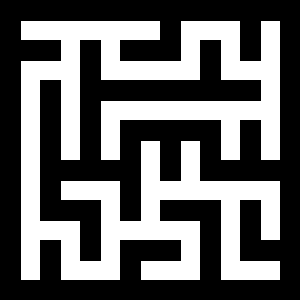

Here is the Python script that generated this plot:
"""
Module for Maze class implementation.
Maze generation via Eller's algorithm.
Maze solve via Best first search algorithm
"""
import copy
import random
from typing import List, Union, Tuple
from PIL import Image, ImageDraw


def shortest_distance(start_pos: Tuple[int, int], end_pos: Tuple[int, int]) -> int:
    """
    Calculate the shortest distance between two positions.

    Args:
        start_pos (Tuple[int, int]): The starting position as a (row, column) tuple.
        end_pos (Tuple[int, int]): The ending position as a (row, column) tuple.

    Returns:
        int: The shortest distance between the positions.
    """
    return (abs(start_pos[0] - end_pos[0]) + abs(start_pos[1] - end_pos[1])) // 2


def find_element_in_matrix(matrix: List[List[int]], target: int) -> Union[List[int], None]:
    """
    Find the target value in a 2D matrix.

    Args:
        matrix (List[List[int]]): The 2D matrix to search.
        target (int): The target value to find.

    Returns:
        Union[List[int], None]: The position of the target value as a (row, column) tuple or None if not found.
    """
    for i in range(len(matrix)):
        for j in range(len(matrix[i])):
            if matrix[i][j] == target:
                return [i, j]
    return None


class Maze:
    """
       A class for generating, solving, and manipulating mazes.

       Args:
           rows (int): The number of rows in the maze.
           cols (int): The number of columns in the maze.

       Attributes:
           rows_fixed (int): The fixed number of rows in the maze (adjusted for walls).
           cols_fixed (int): The fixed number of columns in the maze (adjusted for walls).
           index (int): Current index used during maze generation.
           maze (List[List[int]]): A 2D list representing the maze layout.
           path (List[List[int]]): The path found during maze solving.
           generation_states (List[List[List[int]]]): States of the maze during generation.
           solving_states (List[List[List[int]]]): States of the maze during solving.
       """

    def __init__(self, rows: int = 1, cols: int = 1) -> None:
        """
        Initialize the Maze object.

        Args:
            rows (int): The number of rows in the maze.
            cols (int): The number of columns in the maze.

        Returns:
            None
        """
        self.rows_fixed = rows * 2 + 1
        self.cols_fixed = cols * 2 + 1
        self.index = 2
        self.maze = None
        self.path = None
        self.generation_states = []
        self.solving_states = []

    def generate_maze(self) -> None:
        """
        Generate a maze and save generation states in generation_states variable.

        Returns:
            None
        """
        # empty maze
        self.maze = [[0] * self.cols_fixed for _ in range(self.rows_fixed)]

        self.generation_states.append(copy.deepcopy(self.maze))

        # borders
        self.maze = [
            [1 if i in (0, self.rows_fixed - 1) or j in (0, self.cols_fixed - 1) else 0 for j in range(self.cols_fixed)]
            for i in range(self.rows_fixed)]
        self.generation_states.append(copy.deepcopy(self.maze))
        # make support walls
        for i in range(2, self.rows_fixed, 2):
            for j in range(0, self.cols_fixed, 2):
                self.maze[i][j] = 1
        self.generation_states.append(copy.deepcopy(self.maze))
        # first row indecies
        for j in range(1, self.cols_fixed, 2):
            self.maze[1][j] = self.index
            self.index += 1

        for i in range(1, self.rows_fixed, 2):

            # right walls
            for j in range(1, self.cols_fixed - 2, 2):
                if random.choice([True, False]):
                    self.maze[i][j + 1] = 1
                else:
                    if self.maze[i][j] == self.maze[i][j + 2]:
                        self.maze[i][j + 1] = 1
                    else:
                        temp = copy.copy(self.maze[i][j + 2])

                        for k in range(1, self.cols_fixed, 2):
                            if self.maze[i][k] == temp:
                                self.maze[i][k] = self.maze[i][j]
            # bottom walls
            for j1 in range(1, self.cols_fixed, 2):
                if i != self.rows_fixed - 2:
                    self.maze[i + 2][j1] = self.maze[i][j1]
                    if random.choice([True, False]):
                        # place wall under the cell if exist an exit with the same index
                        count = 0
                        temp = copy.copy(self.maze[i][j1])
                        for z in range(1, self.cols_fixed, 2):
                            if self.maze[i][z] == temp and self.maze[i + 1][z] == 0:
                                count += 1
                        if count > 1:
                            self.maze[i + 1][j1] = 1
                            self.maze[i + 2][j1] = self.index
                            self.index += 1
            # update states
            self.generation_states.append(copy.deepcopy(self.maze))
        # last line
        for i in range(1, self.cols_fixed - 2, 2):
            if self.maze[self.rows_fixed - 2][i] != self.maze[self.rows_fixed - 2][i + 2]:
                self.maze[self.rows_fixed - 2][i + 1] = 0
                temp = copy.copy(self.maze[self.rows_fixed - 2][i + 2])
                for z in range(1, self.cols_fixed, 2):
                    if self.maze[self.rows_fixed - 2][z] == temp:
                        self.maze[self.rows_fixed - 2][z] = self.maze[self.rows_fixed - 2][i]
        self.generation_states.append(copy.deepcopy(self.maze))
        # delete trash
        for i in range(1, self.rows_fixed, 2):
            for j in range(1, self.cols_fixed, 2):
                self.maze[i][j] = 0
        self.index = 2

    def print_maze(self) -> None:
        """
        Print the maze in console.

        Returns:
            None
        """
        for i in range(self.cols_fixed // 2):
            print('___', end='')
        print()
        for i in range(1, self.rows_fixed, 2):
            print('|', end='')
            for j in range(1, self.cols_fixed, 2):
                if self.maze[i][j + 1] == 1 and self.maze[i + 1][j]:
                    print('__|', end='')
                elif self.maze[i][j + 1] == 1:
                    print('  |', end='')
                elif self.maze[i + 1][j] == 1:
                    print('___', end='')
                elif i == self.rows_fixed - 2 and self.maze[i][j + 1] == 0:
                    print('___', end='')
                else:
                    print('   ', end='')
            print()

    def print_solved_maze(self) -> None:
        """
        Print the solved maze layout in console.

        Returns:
            None
        """
        for i in range(self.cols_fixed // 2):
            print('___', end='')
        print()
        for i in range(1, self.rows_fixed, 2):
            print('|', end='')
            for j in range(1, self.cols_fixed, 2):
                if self.maze[i][j + 1] == 1 and self.maze[i + 1][j] and [i, j] in self.path:
                    print('_~|', end='')
                elif self.maze[i][j + 1] == 1 and [i, j] in self.path:
                    print(' ~|', end='')
                elif self.maze[i + 1][j] == 1 and [i, j] in self.path:
                    print('_~_', end='')
                elif i == self.rows_fixed - 2 and self.maze[i][j + 1] == 0 and [i, j] in self.path:
                    print('_~_', end='')
                elif self.maze[i][j + 1] == 1 and self.maze[i + 1][j]:
                    print('__|', end='')
                elif self.maze[i][j + 1] == 1:
                    print('  |', end='')
                elif self.maze[i + 1][j] == 1:
                    print('___', end='')
                elif i == self.rows_fixed - 2 and self.maze[i][j + 1] == 0:
                    print('___', end='')
                elif [i, j] in self.path:
                    print(' ~ ', end='')
                else:
                    print('   ', end='')
            print()

    def solve_maze(self, start: Tuple[int, int], end: Tuple[int, int]) -> None:
        """
        Solve the maze from a given start position to an end position.

        Args:
            start (Tuple[int, int]): The starting position as a (row, column) tuple.
            end (Tuple[int, int]): The ending position as a (row, column) tuple.

        Returns:
            None
        """
        if not (all(x % 2 != 0 for x in start) and all(x % 2 != 0 for x in end)):
            return
        if start == end:
            return
        max_value = max(self.rows_fixed, self.cols_fixed)
        if not (1 <= start[0] <= max_value and 1 <= start[1] <= max_value and 1 <= end[
            0] <= max_value and 1 <= end[1] <= max_value):
            return

        def a_way_out(maze: List[List[List[int]]], start_pos: Tuple[int, int], end_pos: Tuple[int, int]) -> None:
            """
            Recursive function to find a way out in the maze using backtracking.

            Args:
                maze (List[List[List[int]]): List representing the maze layout.
                start_pos (Tuple[int, int]): The current position as a (row, column) tuple.
                end_pos (Tuple[int, int]): The destination position as a (row, column) tuple.

            Returns:
                None
            """
            maze[start_pos[0]][start_pos[1]][1] = 1
            self.solving_states.append(maze[start_pos[0]][start_pos[1]][2])
            ways = []

            def try_move(direction: Tuple[int, int], distance: int) -> None:
                """
                Attempt to move in a specific direction from the current position and update the maze state.

                Args:
                    maze (List[List[List[int]]): List representing the maze layout.
                    direction (Tuple[int, int]): The movement direction.
                    distance (int): The distance to move in that direction.

                Returns:
                    None
                """
                new_pos_wall = (start_pos[0] + direction[0], start_pos[1] + direction[1])
                new_pos = (start_pos[0] + direction[0] * distance, start_pos[1] + direction[1] * distance)
                if maze[new_pos_wall[0]][new_pos_wall[1]] != 1 and maze[new_pos[0]][new_pos[1]][1] != 1:
                    maze[new_pos[0]][new_pos[1]] = [shortest_distance(new_pos, end_pos), 0,
                                                    maze[start_pos[0]][start_pos[1]][2] + [
                                                        [new_pos[0], new_pos[1]]]]
                    ways.append(maze[new_pos[0]][new_pos[1]])

            try_move((0, 1), 2)
            try_move((-1, 0), 2)
            try_move((1, 0), 2)
            try_move((0, -1), 2)
            shortest_ways = list(filter(lambda x: not x[1], ways))
            shortest_ways.sort(key=lambda x: x[0])
            if any(sublist[:2] == [0, 0] for sublist in shortest_ways):
                return
            if shortest_ways:
                new_start = find_element_in_matrix(maze, shortest_ways[0])
                a_way_out(maze, new_start, end_pos)
            else:
                new_start = [1, 1]
                for i in range(1, self.rows_fixed, 2):
                    for j in range(1, self.cols_fixed, 2):
                        if maze[i][j][0] != 0 and maze[i][j][1] != 1:
                            if maze[i][j][0] < maze[new_start[0]][new_start[1]][0]:
                                new_start = [i, j]
                a_way_out(maze, new_start, end_pos)

        solving_maze = copy.deepcopy(self.maze)
        for i in range(1, self.rows_fixed, 2):
            for j in range(1, self.cols_fixed, 2):
                solving_maze[i][j] = [0, 0, 0]
        solving_maze[start[0]][start[1]] = [shortest_distance(start, end), 0, [list(start)]]
        self.solving_states.append(solving_maze[start[0]][start[1]][2])
        a_way_out(solving_maze, start, end)
        self.solving_states.append(solving_maze[end[0]][end[1]][2])
        self.solving_states.append(solving_maze[end[0]][end[1]][2])
        self.solving_states.append(solving_maze[end[0]][end[1]][2])
        self.path = solving_maze[end[0]][end[1]][2]

    def import_maze_from_file(self, filename: str) -> None:
        """
        Import a maze from a text file.

        Args:
            filename (str): The name of the text file containing the maze.

        Returns:
            None
        """
        try:
            with open(filename, 'r', encoding='utf-8') as file:
                maze_data = [list(map(int, line.strip())) for line in file.readlines()]
                self.maze = maze_data
                self.rows_fixed = len(maze_data)
                self.cols_fixed = len(maze_data[0])

        except FileNotFoundError:
            print(f"File {filename} not found.")

    def import_maze_from_image(self, filename: str) -> None:
        """
        Import a maze from an image file.

        Args:
            filename (str): The name of the image file containing the maze.

        Returns:
            None
        """
        wall_color = (0, 0, 0)
        path_color = (255, 255, 255)
        try:
            image = Image.open(filename)
            width, height = image.size

            maze_data = []
            for y in range(0, height, 21):
                row = []
                for x in range(0, width, 21):
                    pixel = image.getpixel((x, y))
                    if pixel == wall_color:
                        row.append(1)
                    elif pixel == path_color:
                        row.append(0)
                    else:
                        raise ValueError("Unknown pixel color in the image")
                maze_data.append(row)
            self.maze = maze_data
            self.rows_fixed = len(maze_data)
            self.cols_fixed = len(maze_data[0])
        except FileNotFoundError:
            print(f"File {filename} not found.")

    def export_maze_to_file(self, filename: str) -> None:
        """
        Export the maze to a text file.

        Args:
            filename (str): The name of the text file to save the maze.

        Returns:
            None
        """
        with open(filename, 'w', encoding='utf-8') as file:
            for row in self.maze:
                file.write(''.join(map(str, row)) + '\n')

    def create_maze_png(self, maze: List[List[int]], solve_path: List[List[int]] = None) -> Image.Image:
        """
        Create an image of a labyrinth with a solution path if there is one.

        Args:
            maze (List[List[int]]): The maze layout.
            solve_path (List[List[int]]): The solution path as a list of (row, column) tuples (default: None).

        Returns:
            Image.Image: A PIL image representing the maze.
        """
        cell_size = 20  # Adjust cell size as needed, you should change the for algorithm in import also
        wall_color = (0, 0, 0)  # Color for walls
        path_color = (255, 255, 255)  # Color for paths
        find_color = (255, 0, 0)  # Color for searching algorithm

        width = self.cols_fixed * cell_size
        height = self.rows_fixed * cell_size
        img = Image.new('RGB', (width, height), path_color)
        draw = ImageDraw.Draw(img)

        for i in range(self.rows_fixed):
            for j in range(self.cols_fixed):
                if maze[i][j] == 1:
                    draw.rectangle([(j * cell_size, i * cell_size),
                                    ((j + 1) * cell_size, (i + 1) * cell_size)], fill=wall_color)
        if solve_path:
            for position in solve_path:
                draw.rectangle([(position[1] * cell_size, position[0] * cell_size),
                                ((position[1] + 1) * cell_size, (position[0] + 1) * cell_size)], fill=find_color)

        return img

    def create_gif_maze_gen(self, filename: str, duration: int = 1000, loop: int = 0) -> None:
        """
        Create a GIF animation of the maze generation process.

        Args:
            filename (str): The name of the GIF file to save.
            duration (int): The duration of each frame (default: 1000).
            loop (int): Number of times the GIF should loop (0 for infinite loop, default: 0).

        Returns:
            None
        """
        gif = []
        for maze_state in self.generation_states:
            image = self.create_maze_png(maze_state)
            gif.append(image)
        gif.reverse()
        if len(gif) > 0:
            gif.reverse()
            gif[0].save(
                filename,
                save_all=True,
                append_images=gif[1:],
                duration=duration, loop=loop)
        else:
            print('Cannot create gif')

    def create_gif_maze_solve(self, filename: str, duration: int = 1000, loop: int = 0) -> None:
        """
        Create a GIF animation of the maze solving process.

        Args:
            filename (str): The name of the GIF file to save.
            duration (int): The duration  of each frame (default: 1000).
            loop (int): Number of times the GIF should loop (0 for infinite loop, default: 0).

        Returns:
            None
        """
        gif = []

        for path in self.solving_states:
            image = self.create_maze_png(self.maze, path)
            gif.append(image)
        gif.reverse()
        if len(gif) > 0:
            gif.reverse()
            gif[0].save(
                filename,
                save_all=True,
                append_images=gif[1:],
                duration=duration, loop=loop)
        else:
            print('Cannot create gif')
